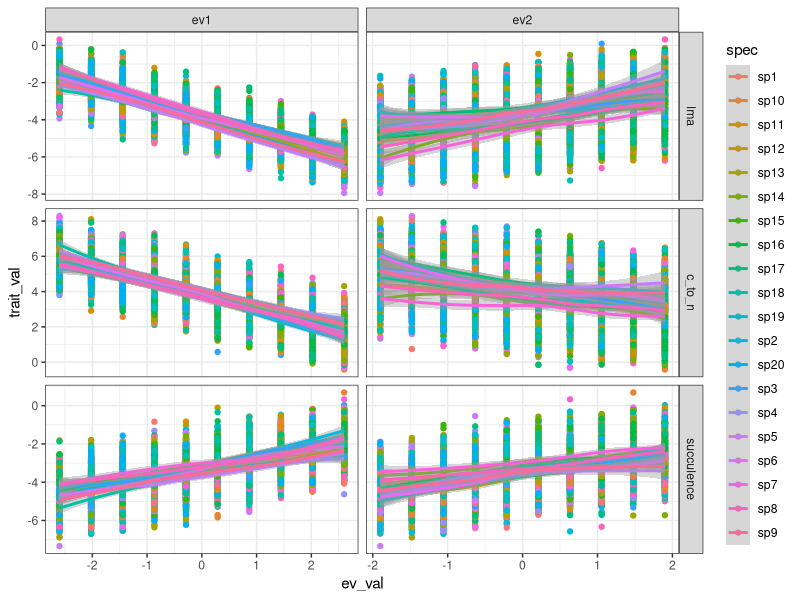
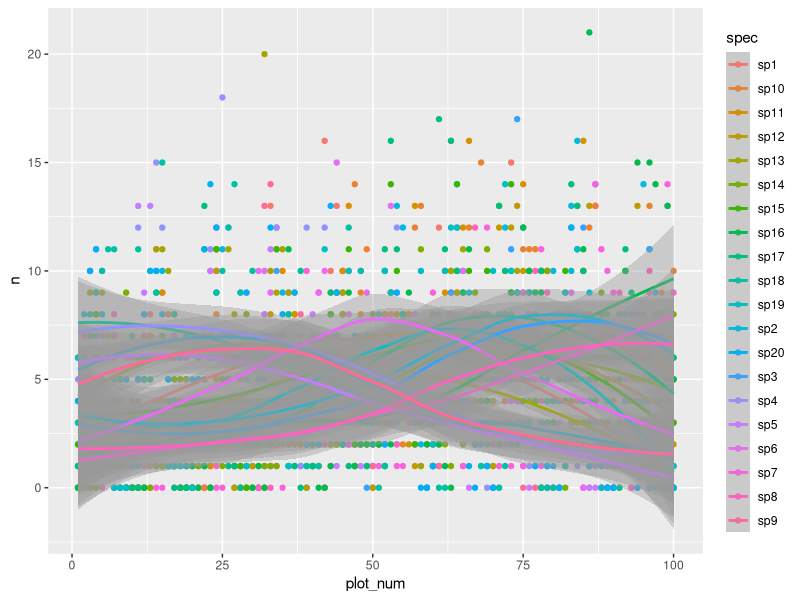

The R source for these figures, in order:
## ---- chunk 1
library(dplyr)
## ---- chunk 2
ev1 <- seq(-2.6, 2.6, length.out = 10)
ev2 <- seq(-1.9, 1.9, length.out = 10)
## ---- chunk 3
env <- data.frame(plot = paste0("plot_",1:100), 
                  ev1 = rep(ev1, times = 10), 
                  ev2 = rep(ev2, each =10))
## ---- chunk 4
spp_opts <- data.frame(sp = 1:20, 
                       env1 = runif(20, min = min(env$ev1), max = max(env$ev1)),
                       env2 = runif(20, min = min(env$ev2), max = max(env$ev2)))

# sp1_opt <- c(min(env$ev1), min(env$ev2))
# sp2_opt <- c(0, 0)
# sp3_opt <- c(max(env$ev1), max(env$ev2))
# sp4_opt <- c(max(env$ev1), min(env$ev2))
## ---- chunk 5
get_abundance <- function(ev1, ev2, ev1_opt, ev2_opt, c = 10, t = 1){
  
  ## Make Gaussian reponse
  ev1_gaus <- c*exp(-.5 * (ev1 - ev1_opt)^2 / t^2)
  ev2_gaus <- c*exp(-.5 * (ev2 - ev2_opt)^2 / t^2)
  
  ## Draw abundance values from a Poisson distribution
  ev1_abund <- rpois(n = length(ev1_gaus), lambda = ev1_gaus)
  ev2_abund <- rpois(n = length(ev2_gaus), lambda = ev2_gaus)
  
  ## Add the two columns together
  abund <- ev1_abund + ev2_abund
  
  return(abund)
}
## ---- chunk 6
spp_abund <- matrix(data = rep(NA,2000), nrow = nrow(env), ncol = nrow(spp_opts))
  
for(p in 1:nrow(env)){
  for(sp in 1:nrow(spp_opts)){
    spp_abund[p, sp] <- get_abundance(env$ev1[p], env$ev2[p], ev1_opt = spp_opts$env1[sp], ev2_opt = spp_opts$env2[sp], c = 5)
  }
}

## Make the abundance matrix into a data.frame
spp_abund <- as.data.frame(spp_abund)

## Rename the columns
names(spp_abund) <- paste0("sp",1:nrow(spp_opts))

## Add the plot numbers
spp_abund <- cbind(env["plot"], spp_abund)

## ---- chunk 7
## Make a matrix for the trait values at each plot
traits_plot <- data.frame(plot = spp_abund$plot)

## LMA
traits_plot$lma <- -3.9 - 0.8*env$ev1 + 0.5*env$ev2

## C:N ratio
traits_plot$c_to_n <- 3.9 - 0.8*env$ev1 - 0.5*env$ev2

## Succulence
traits_plot$succulence <- -3.4 + 0.5*env$ev1 + 0.5*env$ev2
## ---- chunk 8
## The number of rows in the plot-individual trait data.frame is equal to the total number of individuals
tot_individuals <- sum(spp_abund[-1])

## The number of columns is equal to the number of traits, plus columns for plot and species IDs
## Make an empty array
spp_traits <- vector()
spp_traits_temp <- vector()

## Use a for loop to fill the traits matrix
for(p in 1:nrow(spp_abund)){
  for(s in 2:ncol(spp_abund)){
    ## Get the number of individuals for species 's' in plot 'p'
    n_ind <- spp_abund[p, s]
    
    ## Assign plot and species in spp_traits matrix
    spp_traits_temp <- data.frame(plot = rep(spp_abund[p,1], n_ind),
                                  spec = rep(names(spp_abund[s]), n_ind))
        
    for(t in 2:ncol(traits_plot)){
      ## Go thru each of the traits and assign them to this species in this plot
      spp_traits_temp <- cbind(spp_traits_temp, rep(traits_plot[p,t], n_ind))
      names(spp_traits_temp)[t+1] <- names(traits_plot)[t]
      
    }
    
    # Once all of the traits have been added, then add this to the full matrix
    spp_traits <- rbind(spp_traits, spp_traits_temp)
  }
}

## ---- chunk 9
library(MASS)

## Set covariance matrix
trait_cov <- matrix(c(0.2, 0.2, 0.00,
                      0.2, 0.4, 0.00,
                      0.00, 0.00, 0.4), 
                    nrow = 3, byrow = TRUE)

## Generate errors
traits_error <- mvrnorm(n = nrow(spp_traits), 
                        mu = c(0,0,0), 
                        Sigma = trait_cov)

## Add error to traits
spp_traits$lma    <- spp_traits$lma + traits_error[, 1]
spp_traits$c_to_n      <- spp_traits$c_to_n + traits_error[, 2]
spp_traits$succulence <- spp_traits$succulence + traits_error[, 3]

## ---- chunk 10
library(ggplot2)
library(reshape2)

## Make a combined data.frame for plotting
traitsXspeciesXenv <- merge(spp_traits, env, by = "plot")

## Melt this data.frame in a two-step process
traitsXspeciesXenv_m <- melt(traitsXspeciesXenv, 
                             measure.vars = c("ev1", "ev2"), 
                             variable.name = "ev_var", value.name = "ev_val")
traitsXspeciesXenv_m <- melt(traitsXspeciesXenv_m,
                             measure.vars = c("lma", "c_to_n", "succulence"), 
                             variable.name = "trait_var", value.name = "trait_val")

## Make plots
ggplot(data = traitsXspeciesXenv_m, aes(x = ev_val, y = trait_val, colour = spec)) +
  geom_point() +
  facet_grid(trait_var ~ ev_var, scales = "free") +
  geom_smooth() +
  theme_bw()

## ---- chunk 11
spp_abund_long <- tidyr::gather(spp_abund, "spec", "n", 2:21)

spp_abund_long$plot_num <- as.numeric(gsub(x = spp_abund_long$plot, pattern = "plot_", replacement = ""))

ggplot(data = spp_abund_long, aes(x = plot_num, y = n, colour = spec)) +
  geom_point() +
  geom_smooth()
## ---- chunk 12
library(tidyr)
library(reshape2)

## -------------------------------------------------------------------------- ##
## Save plotXenv dataset
write.csv(file = "plotXenv_sim.csv", x = env, row.names = FALSE)

## -------------------------------------------------------------------------- ##
## Save plotXspec_abund dataset
write.csv(file = "plotXspec_abund_sim.csv", x = spp_abund, row.names = FALSE)

## -------------------------------------------------------------------------- ##
## Save individualsXtraits dataset
write.csv(file = "individualsXtraits_sim.csv", x = spp_traits, row.names = FALSE)

